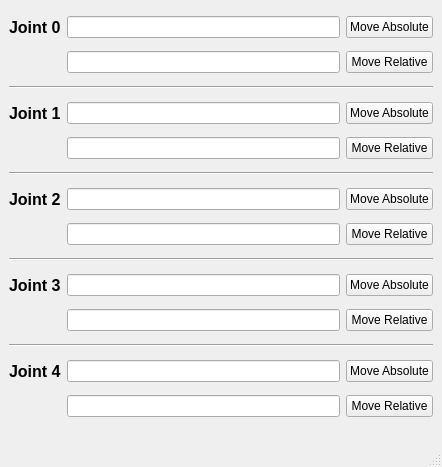
<?xml version="1.0" encoding="UTF-8"?>
<ui version="4.0">
 <class>MainWindow</class>
 <widget class="QMainWindow" name="MainWindow">
  <property name="geometry">
   <rect>
    <x>0</x>
    <y>0</y>
    <width>442</width>
    <height>467</height>
   </rect>
  </property>
  <property name="windowTitle">
   <string>MainWindow</string>
  </property>
  <widget class="QWidget" name="centralwidget">
   <layout class="QGridLayout" name="gridLayout">
    <item row="19" column="2">
     <widget class="QPushButton" name="j4_absolute_push">
      <property name="text">
       <string>Move Absolute</string>
      </property>
     </widget>
    </item>
    <item row="15" column="1">
     <widget class="QLineEdit" name="j3_abs_line_edit"/>
    </item>
    <item row="16" column="2">
     <widget class="QPushButton" name="j3_relative_push">
      <property name="text">
       <string>Move Relative</string>
      </property>
     </widget>
    </item>
    <item row="0" column="1">
     <widget class="QLineEdit" name="j0_abs_line_edit"/>
    </item>
    <item row="7" column="0" colspan="3">
     <widget class="Line" name="line_2">
      <property name="orientation">
       <enum>Qt::Horizontal</enum>
      </property>
     </widget>
    </item>
    <item row="10" column="1">
     <widget class="QLineEdit" name="j2_abs_line_edit"/>
    </item>
    <item row="10" column="0">
     <widget class="QLabel" name="j2_label">
      <property name="font">
       <font>
        <pointsize>12</pointsize>
        <weight>75</weight>
        <bold>true</bold>
       </font>
      </property>
      <property name="text">
       <string>Joint 2</string>
      </property>
     </widget>
    </item>
    <item row="5" column="0">
     <widget class="QLabel" name="j1_label">
      <property name="font">
       <font>
        <pointsize>12</pointsize>
        <weight>75</weight>
        <bold>true</bold>
       </font>
      </property>
      <property name="text">
       <string>Joint 1</string>
      </property>
     </widget>
    </item>
    <item row="2" column="0" colspan="3">
     <widget class="Line" name="line">
      <property name="font">
       <font>
        <weight>75</weight>
        <bold>true</bold>
       </font>
      </property>
      <property name="orientation">
       <enum>Qt::Horizontal</enum>
      </property>
     </widget>
    </item>
    <item row="10" column="2">
     <widget class="QPushButton" name="j2_absolute_push">
      <property name="text">
       <string>Move Absolute</string>
      </property>
     </widget>
    </item>
    <item row="13" column="0" colspan="3">
     <widget class="Line" name="line_3">
      <property name="orientation">
       <enum>Qt::Horizontal</enum>
      </property>
     </widget>
    </item>
    <item row="19" column="1">
     <widget class="QLineEdit" name="j4_abs_line_edit"/>
    </item>
    <item row="20" column="2">
     <widget class="QPushButton" name="j4_relative_push">
      <property name="text">
       <string>Move Relative</string>
      </property>
     </widget>
    </item>
    <item row="12" column="2">
     <widget class="QPushButton" name="j2_relative_push">
      <property name="text">
       <string>Move Relative</string>
      </property>
     </widget>
    </item>
    <item row="1" column="2">
     <widget class="QPushButton" name="j0_relative_push">
      <property name="text">
       <string>Move Relative</string>
      </property>
     </widget>
    </item>
    <item row="0" column="2">
     <widget class="QPushButton" name="j0_absolute_push">
      <property name="text">
       <string>Move Absolute</string>
      </property>
     </widget>
    </item>
    <item row="0" column="0">
     <widget class="QLabel" name="j0_label">
      <property name="font">
       <font>
        <pointsize>12</pointsize>
        <weight>75</weight>
        <bold>true</bold>
       </font>
      </property>
      <property name="text">
       <string>Joint 0</string>
      </property>
     </widget>
    </item>
    <item row="15" column="2">
     <widget class="QPushButton" name="j3_absolute_push">
      <property name="text">
       <string>Move Absolute</string>
      </property>
     </widget>
    </item>
    <item row="19" column="0">
     <widget class="QLabel" name="j4_label">
      <property name="font">
       <font>
        <pointsize>12</pointsize>
        <weight>75</weight>
        <bold>true</bold>
       </font>
      </property>
      <property name="text">
       <string>Joint 4</string>
      </property>
     </widget>
    </item>
    <item row="15" column="0">
     <widget class="QLabel" name="j3_label">
      <property name="font">
       <font>
        <pointsize>12</pointsize>
        <weight>75</weight>
        <bold>true</bold>
       </font>
      </property>
      <property name="text">
       <string>Joint 3</string>
      </property>
     </widget>
    </item>
    <item row="6" column="2">
     <widget class="QPushButton" name="j1_relative_push">
      <property name="text">
       <string>Move Relative</string>
      </property>
     </widget>
    </item>
    <item row="5" column="1">
     <widget class="QLineEdit" name="j1_abs_line_edit"/>
    </item>
    <item row="5" column="2">
     <widget class="QPushButton" name="j1_absolute_push">
      <property name="text">
       <string>Move Absolute</string>
      </property>
     </widget>
    </item>
    <item row="17" column="0" colspan="3">
     <widget class="Line" name="line_4">
      <property name="orientation">
       <enum>Qt::Horizontal</enum>
      </property>
     </widget>
    </item>
    <item row="1" column="1">
     <widget class="QLineEdit" name="j0_rel_line_edit"/>
    </item>
    <item row="6" column="1">
     <widget class="QLineEdit" name="j1_rel_line_edit"/>
    </item>
    <item row="12" column="1">
     <widget class="QLineEdit" name="j2_rel_line_edit"/>
    </item>
    <item row="16" column="1">
     <widget class="QLineEdit" name="j3_rel_line_edit"/>
    </item>
    <item row="20" column="1">
     <widget class="QLineEdit" name="j4_rel_line_edit"/>
    </item>
   </layout>
  </widget>
  <widget class="QStatusBar" name="statusbar"/>
  <widget class="QMenuBar" name="menubar">
   <property name="geometry">
    <rect>
     <x>0</x>
     <y>0</y>
     <width>442</width>
     <height>20</height>
    </rect>
   </property>
  </widget>
 </widget>
 <resources/>
 <connections/>
</ui>
